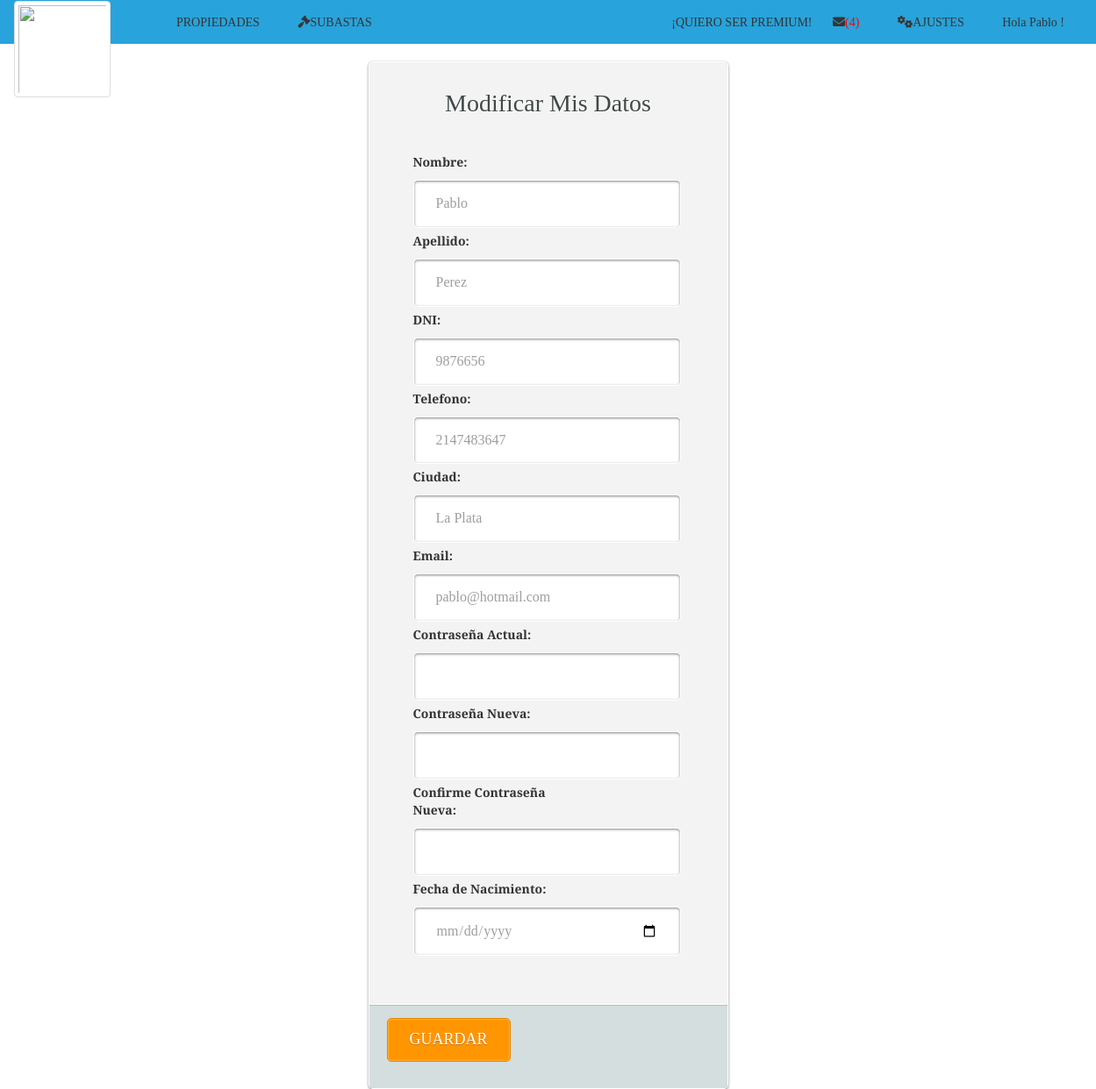
Screenshot of /modificarDatosUsuario.php (signed in) with the database file from the repository.
### tables this page shows
CREATE TABLE `persona` (
  `IdPersona` int(11) NOT NULL,
  `dni` int(8) NOT NULL,
  `nombre` varchar(50) NOT NULL,
  `apellido` varchar(50) NOT NULL,
  `telefono` int(30) NOT NULL,
  `email` varchar(45) NOT NULL,
  `clave` varchar(11) NOT NULL,
  `tipoU` varchar(11) DEFAULT NULL,
  `rol` int(3) DEFAULT NULL,
  `credito` int(2) DEFAULT NULL,
  `ciudad` varchar(45) NOT NULL,
  `fechaNacimiento` datetime NOT NULL,
  `idTarjeta` int(11) NOT NULL,
  `fechaRegistro` datetime NOT NULL,
  `fechaModificacion` datetime NOT NULL
);

### modificarDatosUsuario.php (the view, shortened to what this page needs)
<html>
<head>
<?php
include("cabecera.php");
$link=conectar();
$id=($_SESSION['id']);
$var_consulta = "SELECT * FROM persona WHERE IdPersona = '$id' ";
$var_resultado = mysqli_query($link, $var_consulta);
$row = mysqli_fetch_array($var_resultado);
					$d=strtotime("-18 Years");
					$fechaMayorEdad= date("Y-m-d", $d);
?>
	</head>
	<body>
		<div id="wrapper" style="margin-top: 0px">
			<form name="formulario" action="modificarDatosUsuario2.php" method="POST" class="login-form" enctype="multipart/form-data" onsubmit="return validareg();">
				<div class="header">
					<h1> Modificar Mis Datos</h1>
				</div>
				<div class="content">
					<label for="nombre">Nombre: </br></label>
					<input type="text" name="nombre" class="input username" value='<?php echo "$row[nombre]" ?>' size="25">
                    <label for="apellido">Apellido: </br></label>
					<input type="text" name="apellido" class="input username" value='<?php echo "$row[apellido]" ?>'>
					<label for="dni">DNI: </br></label>
					<input type="text" name="dni" class="input username" value='<?php echo "$row[dni]" ?>'>
					<label for="telefono">Telefono: </br></label>
					<input type="text" name="telefono" class="input username" value='<?php echo "$row[telefono]" ?>'>
					<label for="ciudad">Ciudad: </br></label>
					<input type="text" name="ciudad" class="input username" value='<?php echo "$row[ciudad]" ?>'>
					<label for="email">Email: </br></label>
					<input type="text" name="email" class="input username" value='<?php echo "$row[email]" ?>'>
					<label for="clave0">Contraseña Actual: </br></label>
					<input type="password" name="clave0" size=20 minlength="6" maxlength="20" class="input password"  title="Debe ingresar su contraseña para guardar los cambios" id="valPass" required="required">
					<label for="clave">Contraseña Nueva: </br></label>
					<input type="password" name="clave" size=20 minlength="6" maxlength="20" class="input password" >
					<label for="clave2" >Confirme Contraseña Nueva: </br></label>
					<input type="password" name="clave2" minlength="6" size="20" maxlength="20" class="input password" >
					<label for="fechaNacimiento">Fecha de Nacimiento: </br></label>
					<input id="datepicker" type="date" name="nacimiento" class="input username" size="8" autocomplete="off" max='<?php echo $fechaMayorEdad; ?>' value='<?php echo "$row[fechaNacimiento]" ?>' title="Debes ser mayor de edad para poder registrarte" id="valNacimiento">
			</div>
				<div class="footer">
					<input type="submit" name="login" value="GUARDAR" class="button" />
				</div>
			</form>
		</div>
	</body>
</html>

### css/estilos.css (style rules this page uses)
body { background-color:#ffffff ; font-family:'Bree Serif', serif; }
.login-form { width: 410px; margin: auto; position: relative; background: #f3f3f3; border: 1px solid #fff; border-radius: 5px; box-shadow: 0 1px 3px rgba(0,0,0,0.5); -moz-box-shadow: 0 1px 3px rgba(0,0,0,0.5); -webkit-box-shadow: 0 1px 3px rgba(0,0,0,0.5); }
#wrapper { width: 410px; height: 400px; margin: 70px auto; }
#wrapper h1 { text-align: center; }
.login-form .header { padding: 10px 30px 30px 30px; }
.login-form .header h1 { font-family: 'Bree Serif', serif; font-weight: 300; font-size: 28px; line-height:34px; color: #414848; text-shadow: 1px 1px 0 rgba(256,256,256,1.0); margin-bottom: 10px; }
.login-form .content { padding: 0 60px 50px 50px; width: 300; }
.login-form .content .input, #area { width: 305px; padding: 15px 25px; margin-top: 5px; margin-bottom: 5px; font-family:'Bree Serif', serif; font-weight: 400; font-size: 16px; color: #9d9e9e; text-shadow: 1px 1px 0 rgba(256,256,256,1.0); background: #fff; border: 1px solid #fff; border-radius: 5px; box-shadow: inset 0 1px 3px rgba(0,0,0,0.50); -moz-box-shadow: inset 0 1px 3px rgba(0,0,0,0.50); -webkit-box-shadow: inset 0 1px 3px rgba(0,0,0,0.50); }
.login-form .content .password, .login-form .content .pass-icon { margin-top: 5px; margin-bottom: 5px; }
.login-form .footer { padding: 15px 20px 30px 20px; overflow: auto; background: #d4dedf; border-top: 1px solid #fff; box-shadow: inset 0 1px 0 rgba(0,0,0,0.15); -moz-box-shadow: inset 0 1px 0 rgba(0,0,0,0.15); -webkit-box-shadow: inset 0 1px 0 rgba(0,0,0,0.15); }
.login-form .footer .button { padding: 11px 25px; font-family: 'Bree Serif', serif; font-weight: 300; font-size: 18px; color: #fff; text-shadow: 0px 1px 0 rgba(0,0,0,0.25); background: #FF9500; border: 1px solid #E88803; border-radius: 5px; cursor: pointer; box-shadow: inset 0 0 2px rgba(256,256,256,0.75); -moz-box-shadow: inset 0 0 2px rgba(256,256,256,0.75); -webkit-box-shadow: inset 0 0 2px rgba(256,256,256,0.75); }

### rows the page displays
persona: nombre "Pablo", apellido "Perez", dni "9876656", telefono "2147483647", ciudad "La Plata", email "pablo@hotmail.com"

### other values shown
$numero "(4)"
$_SESSION[nombre] "Pablo"
